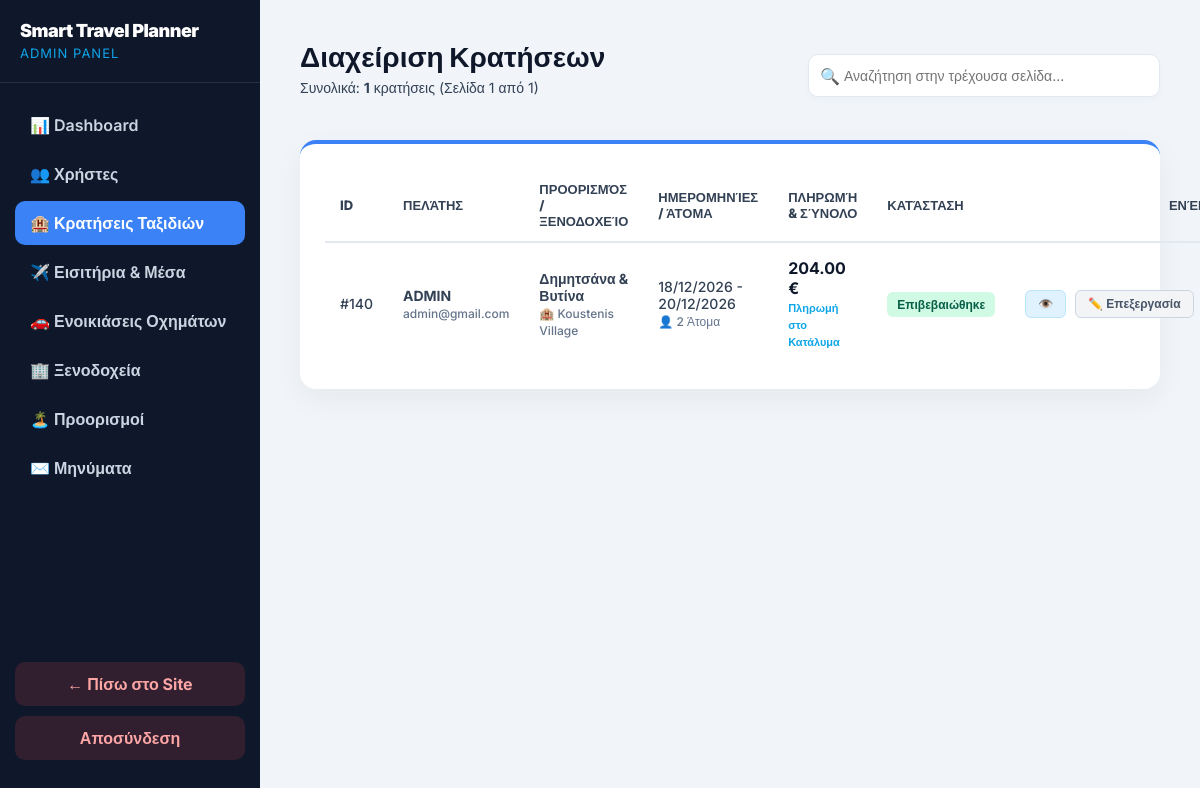
The page /admin/bookings.php (signed in) on the database its author committed.
### tables this page shows
CREATE TABLE `reservations` (
  `id` int(11) NOT NULL,
  `user_id` int(11) NOT NULL,
  `destination_name` varchar(100) NOT NULL,
  `check_in` date NOT NULL,
  `check_out` date NOT NULL,
  `persons` int(11) NOT NULL DEFAULT 1,
  `room_type` varchar(100) NOT NULL DEFAULT 'Κανονικό',
  `hotel_name` varchar(100) NOT NULL,
  `transport_method` text NOT NULL,
  `passenger_details` text DEFAULT NULL,
  `total_price` decimal(10,2) NOT NULL,
  `status` varchar(50) NOT NULL DEFAULT 'Επιβεβαιώθηκε',
  `payment_method` varchar(150) NOT NULL DEFAULT 'Άγνωστο',
  `booking_date` timestamp NOT NULL DEFAULT current_timestamp()
);

CREATE TABLE `users` (
  `id` int(11) NOT NULL,
  `fullname` varchar(100) NOT NULL,
  `email` varchar(100) NOT NULL,
  `password` varchar(255) NOT NULL,
  `role` varchar(20) NOT NULL DEFAULT 'user'
);

### admin/bookings.php (the view, shortened to what this page needs)
<?php
$host = 'localhost'; $db = 'smart_travel_planner'; $user = 'root'; $pass = '';
try {
    $pdo = new PDO("mysql:host=$host;dbname=$db;charset=utf8mb4", $user, $pass);
    $pdo->setAttribute(PDO::ATTR_ERRMODE, PDO::ERRMODE_EXCEPTION);
    $limit = 10;
    $page = isset($_GET['page']) ? (int)$_GET['page'] : 1;
    $offset = ($page - 1) * $limit;
    $total_stmt = $pdo->query("SELECT COUNT(*) FROM reservations");
    $total_rows = $total_stmt->fetchColumn();
    $total_pages = ceil($total_rows / $limit);
    $stmt = $pdo->query("
        SELECT r.*, u.fullname, u.email
        FROM reservations r
        JOIN users u ON r.user_id = u.id
        ORDER BY r.id DESC
        LIMIT $limit OFFSET $offset
    ");
    $all_bookings = $stmt->fetchAll(PDO::FETCH_ASSOC);
} catch(PDOException $e) {
    die("Σφάλμα σύνδεσης: " . $e->getMessage());
}
?>
<!DOCTYPE html>
<html lang="gr">
<head>
</head>
<body>
    <div class="sidebar">
        <div class="sidebar-brand">
            <h2>Smart Travel Planner</h2>
            <span>Admin Panel</span>
        </div>
        <div class="nav-links">
            <a href="dashboard.php" class="nav-link">📊 Dashboard</a>
            <a href="users.php" class="nav-link">👥 Χρήστες</a>
            <a href="bookings.php" class="nav-link active">🏨 Κρατήσεις Ταξιδιών</a>
            <a href="transports.php" class="nav-link">✈️ Εισιτήρια & Μέσα</a>
            <a href="cars.php" class="nav-link">🚗 Ενοικιάσεις Οχημάτων</a>
            <a href="manage_hotels.php" class="nav-link">🏢 Ξενοδοχεία</a>
            <a href="manage_destinations.php" class="nav-link">🏝️ Προορισμοί</a>
            <a href="messages.php" class="nav-link">✉️ Μηνύματα</a>
        </div>
        <div class="logout-btn">
            <a href="../index.php">← Πίσω στο Site</a>
            <a href="../auth/logout.php" style="margin-top:10px;">Αποσύνδεση</a>
        </div>
    </div>
    <div class="main-content">
        <div class="top-header">
            <div>
                <h1>Διαχείριση Κρατήσεων</h1>
                <p style="color: var(--text-muted); margin-top: 5px; font-size: 14px;">Συνολικά: <strong><?php echo $total_rows; ?></strong> κρατήσεις (Σελίδα <?php echo $page; ?> από <?php echo $total_pages ?: 1; ?>)</p>
            </div>
            <div class="search-container">
                <span class="search-icon">🔍</span>
                <input type="text" id="searchInput" class="search-bar" placeholder="Αναζήτηση στην τρέχουσα σελίδα..." onkeyup="filterTable()">
            </div>
        </div>
        <div class="table-container">
            <table id="bookingsTable">
                <thead>
                    <tr>
                        <th>ID</th>
                        <th>Πελάτης</th>
                        <th>Προορισμός / Ξενοδοχείο</th>
                        <th>Ημερομηνίες / Άτομα</th>
                        <th>Πληρωμή & Σύνολο</th>
                        <th>Κατάσταση</th>
                        <th style="text-align: right;">Ενέργειες</th>
                    </tr>
                </thead>
                <tbody>
                    <?php if (count($all_bookings) > 0): ?>
                        <?php foreach ($all_bookings as $bk): ?>
                            <tr>
                                <td>#<?php echo $bk['id']; ?></td>
                                <td>
                                    <strong><?php echo htmlspecialchars($bk['fullname']); ?></strong><br>
                                    <span style="color:#64748b; font-size:12px;"><?php echo htmlspecialchars($bk['email']); ?></span>
                                </td>
                                <td>
                                    <strong><?php echo htmlspecialchars($bk['destination_name']); ?></strong><br>
                                    <span style="color:#64748b; font-size:12px;">🏨 <?php echo htmlspecialchars($bk['hotel_name']); ?></span>
                                </td>
                                <td>
                                    <?php echo date('d/m/Y', strtotime($bk['check_in'])) . ' - ' . date('d/m/Y', strtotime($bk['check_out'])); ?><br>
                                    <span style="color:#64748b; font-size:12px;">👤 <?php echo $bk['persons']; ?> Άτομα</span>
                                </td>
                                <td>
                                    <strong style="color:var(--primary); font-size: 16px;"><?php echo number_format($bk['total_price'], 2); ?> €</strong><br>
                                    <span style="color:#0ea5e9; font-size:11px; font-weight: 700;"><?php echo htmlspecialchars($bk['payment_method'] ?? 'Μη διαθέσιμο'); ?></span>
                                </td>
                                <td>
                                    <?php if($bk['status'] === 'Ακυρώθηκε'): ?>
                                        <span class="badge badge-cancelled">Ακυρώθηκε</span>
                                    <?php else: ?>
                                        <span class="badge">Επιβεβαιώθηκε</span>
                                    <?php endif; ?>
                                </td>
                                <td style="text-align: right; white-space: nowrap;">
                                    <button type="button" class="btn-action btn-view" onclick="openViewModal('<?php echo $bk['id']; ?>')">👁️</button>
                                    <button type="button" class="btn-action btn-status" onclick="openEditModal('<?php echo $bk['id']; ?>', '<?php echo $bk['check_in']; ?>', '<?php echo $bk['check_out']; ?>', '<?php echo $bk['persons']; ?>', '<?php echo $bk['total_price']; ?>', '<?php echo htmlspecialchars($bk['payment_method'] ?? ''); ?>', '<?php echo htmlspecialchars($bk['status']); ?>')">✏️ Επεξεργασία</button>
                                    <form method="POST" style="display:inline;" onsubmit="return confirm('⚠️ Είστε σίγουροι ότι θέλετε να διαγράψετε οριστικά την κράτηση #<?php echo $bk['id']; ?>;');">
                                    </form>
                                </td>
                            </tr>
                        <?php endforeach; ?>
                    <?php else: ?>
                        <tr><td colspan="7" style="text-align:center; padding: 30px; color:#64748b;">Δεν υπάρχουν κρατήσεις.</td></tr>
                    <?php endif; ?>
                </tbody>
            </table>
        </div>
    </div>
</body>
</html>

### admin/bookings.php (style rules this page uses)
:root { --primary: #0f172a; --secondary: #3b82f6; --accent: #0ea5e9; --bg: #f1f5f9; --text: #334155; --border: #e2e8f0; }
body { margin: 0; font-family: 'Inter', sans-serif; background: var(--bg); color: var(--text); display: flex; min-height: 100vh; }
.sidebar { width: 260px; background: var(--primary); color: white; display: flex; flex-direction: column; padding: 20px 0; flex-shrink: 0; }
.sidebar-brand { padding: 0 20px 20px 20px; border-bottom: 1px solid rgba(255,255,255,0.1); margin-bottom: 20px; }
.sidebar-brand h2 { margin: 0; font-size: 18px; font-weight: 900; color: white; line-height: 1.2; letter-spacing: -0.5px; }
.sidebar-brand span { color: var(--accent); font-size: 13px; text-transform: uppercase; letter-spacing: 1px; }
.nav-links { display: flex; flex-direction: column; gap: 5px; padding: 0 15px; }
.nav-link { padding: 12px 15px; color: #cbd5e1; text-decoration: none; border-radius: 10px; font-weight: 600; transition: 0.3s; display: flex; align-items: center; gap: 10px; }
.nav-link:hover, .nav-link.active { background: var(--secondary); color: white; }
.logout-btn { margin-top: auto; margin-bottom: 20px; padding: 0 15px; }
.logout-btn a { display: block; padding: 12px; background: rgba(239, 68, 68, 0.15); color: #fca5a5; text-align: center; border-radius: 10px; text-decoration: none; font-weight: 700; transition: 0.3s; }
.main-content { flex: 1; padding: 40px; overflow-y: auto; }
.top-header { display: flex; justify-content: space-between; align-items: center; margin-bottom: 30px; }
.top-header h1 { margin: 0; font-size: 28px; font-weight: 900; color: var(--primary); }
.search-container { position: relative; }
.search-bar { padding: 12px 15px 12px 35px; border-radius: 10px; border: 1px solid var(--border); outline: none; width: 300px; font-family: inherit; font-size: 14px; box-shadow: 0 4px 6px rgba(0,0,0,0.02); }
.search-icon { position: absolute; left: 12px; top: 12px; color: #94a3b8; }
.table-container { background: white; padding: 25px; border-radius: 16px; box-shadow: 0 10px 30px rgba(0,0,0,0.05); border-top: 4px solid var(--secondary); }
table { width: 100%; border-collapse: collapse; text-align: left; }
th { padding: 12px 15px; border-bottom: 2px solid var(--border); color: var(--text-muted); font-size: 13px; text-transform: uppercase; font-weight: 800; }
td { padding: 15px; border-bottom: 1px solid var(--border); font-size: 14px; font-weight: 500; }
tr:last-child td { border-bottom: none; }
.badge { background: #d1fae5; color: #065f46; padding: 5px 10px; border-radius: 6px; font-size: 12px; font-weight: 800; }
.btn-action { border: none; padding: 6px 12px; border-radius: 6px; cursor: pointer; font-weight: bold; font-size: 12px; transition: 0.2s; display: inline-flex; align-items: center; gap: 5px; }
.btn-view { background: #e0f2fe; color: #0284c7; border: 1px solid #bae6fd; }
.btn-status { background: #f3f4f6; color: #475569; border: 1px solid #cbd5e1; margin-left: 5px; }

### rows shown on the page
reservations: id "140", user.fullname "ADMIN", user.email "admin@gmail.com", destination_name "Δημητσάνα & Βυτίνα", hotel_name "Koustenis Village", check_in "18/12/2026", check_out "20/12/2026", persons "2", total_price "204.00", payment_method "Πληρωμή στο Κατάλυμα", status "Επιβεβαιώθηκε"

### other values the page prints
$total_rows "1"
$page "1"
$total_pages ?: 1 "1"
